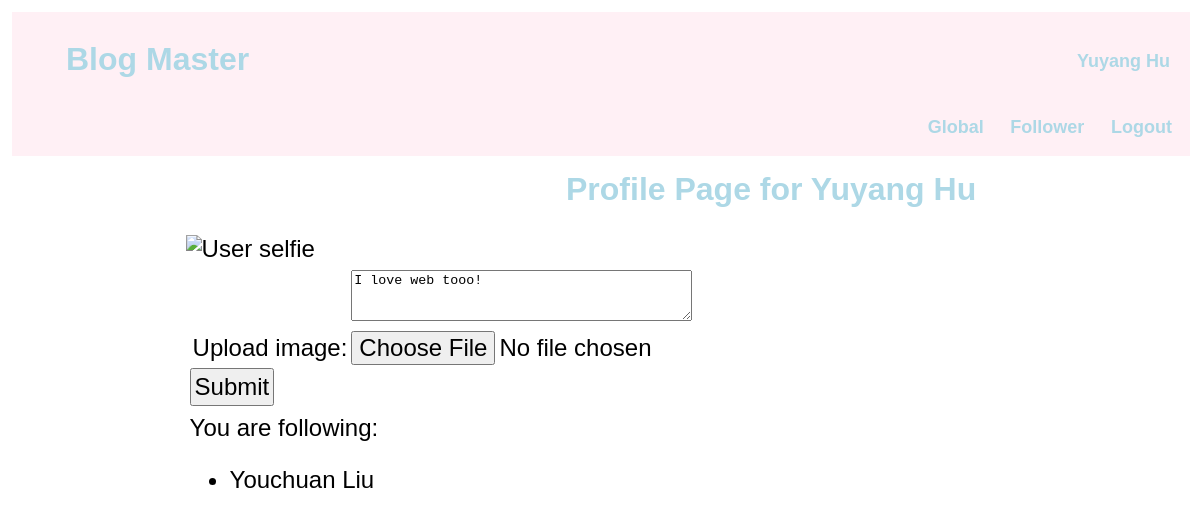
The page /socialnetwork/profile (signed in) on the database its author committed.
### socialnetwork/models.py (models this page shows)
class Profile(models.Model):
    user      = models.OneToOneField(User, on_delete=models.PROTECT)
    bio_text  = models.CharField(max_length = 200)
    picture = models.FileField(blank=True)
    content_type = models.CharField(max_length=50)
    following = models.ManyToManyField(User, related_name = 'followers')

### socialnetwork/views.py (the view, shortened to what this page needs)
# urls.py: path('profile', views.profile_action, name='profile'),
@login_required
def profile_action(request):
    if request.method == 'GET':
        context = {'profile': request.user.profile,
                   'form': ProfileForm(initial={'bio_text': request.user.profile.bio_text})}
        return render(request, 'socialnetwork/profile.html', context)

### socialnetwork/forms.py (shortened to what this page needs)
class ProfileForm(forms.ModelForm):
    class Meta:
        model = Profile
        fields = ('bio_text', 'picture')
        widgets = {
            'bio_text': forms.Textarea(attrs={'id': 'id_bio_input_text', 'rows': '3'}),
            'picture': forms.FileInput(attrs={'id': 'id_profile_picture'})
        }
        labels = {
            'bio_text': "",
            'picture': 'Upload image'
        }

### socialnetwork/templates/socialnetwork/profile.html (shortened to what this page needs)
{% extends "socialnetwork/stream_base.html" %}
{% block content %}
<h2 class="page-name" id="id_page_name">Profile Page for {{profile.user.first_name}} {{profile.user.last_name}}</h2>
{% if not profile.picture %}
    {% load static %}
{% else %}
    <img src="{% url 'photo' profile.user.id %}" id="id_user_picture" alt="User selfie" width="250" height="250">
{% endif %}
<form action="{% url 'profile' %}" method="post" enctype="multipart/form-data">
    <table>
        {{form}}
    </table>
    <button id="id_update_profile_button">Submit</button>
</form>
<div>
    You are following:
    <ul>
        {% for u in profile.following.all %}
            <li>
                <a href="{% url 'other' u.id %}" id="id_profile_link_{{u}}">
                    {{u.first_name}} {{u.last_name}}
                </a>
            </li>
        {% endfor %}
    </ul>
</div>
{% endblock %}

### socialnetwork/templates/socialnetwork/stream_base.html
{% extends "socialnetwork/base.html" %}
{% block user-info %}
<div id="id_header_div" class="header">
    <div class="big-heading" id="id_site_name">
        Blog Master
        <a href="{% url 'profile' %}">
            <button id="id_nav_profile" class="button button-user">{{user.first_name}} {{user.last_name}}</button>
        </a>
    </div>
    <div>
        <a href="{% url 'global' %}">
            <button id="id_nav_global_stream" class="button">Global</button>
        </a>
        <a href="{% url 'follower' %}">
            <button id="id_nav_follower_stream" class="button">Follower</button>
        </a>
        <a href="{% url 'logout' %}">
            <button id="id_nav_logout" class="button">Logout</button>
        </a>
    </div>
</div>
{% endblock %}

### socialnetwork/static/socialnetwork/base.css (style rules this page uses)
.big-heading { font-size: xx-large; font-weight: bold; font-family: sans-serif; text-align: left; padding: 25px 50px; color: lightblue; }
.header { background-color: lavenderblush; margin-left: fill; margin-right: fill; width: 100%; }
.page-name { font-size: xx-large; font-weight: bold; font-family: sans-serif; text-align: center; padding: 0px 50px; color: lightblue; position: absolute; top: 12vw; left: 43vw; }
.button { font-size: large; font-weight: bold; color: lightblue; border: none; text-align: center; padding: 10px 10px 10px 10px; background-color: lavenderblush; }
.button-user { position: absolute; right: 20px; }
th { font-weight: normal; text-align: left; }
a { text-decoration: none; color:black; }
button { font-size: x-large; padding: 3px; }
input { font-size: x-large; }
div, form { padding: 4px; }

### rows shown on the page
Profile: user.first_name "Yuyang", user.last_name "Hu", bio_text "I love web tooo!"

### other values the page prints
{{ user.first_name }} "Yuyang"
{{ user.last_name }} "Hu"
{{ u.first_name }} "Youchuan"
{{ u.last_name }} "Liu"
